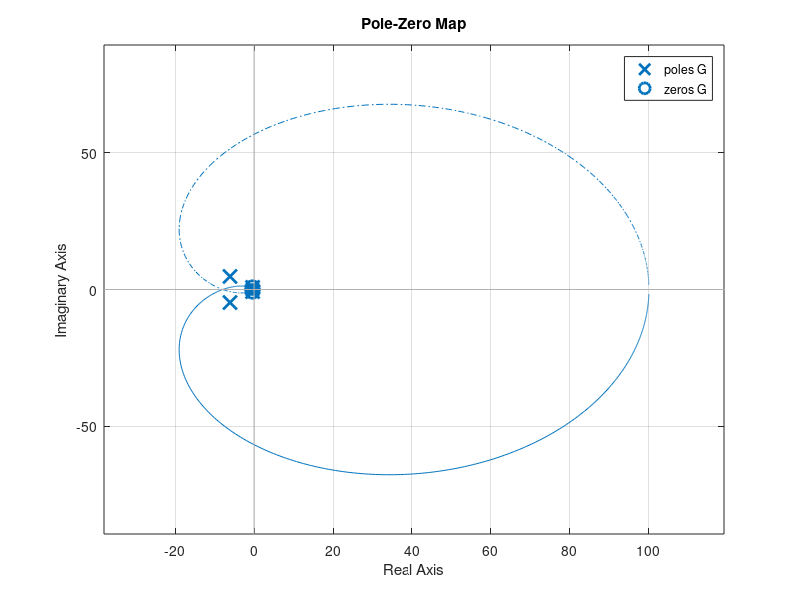
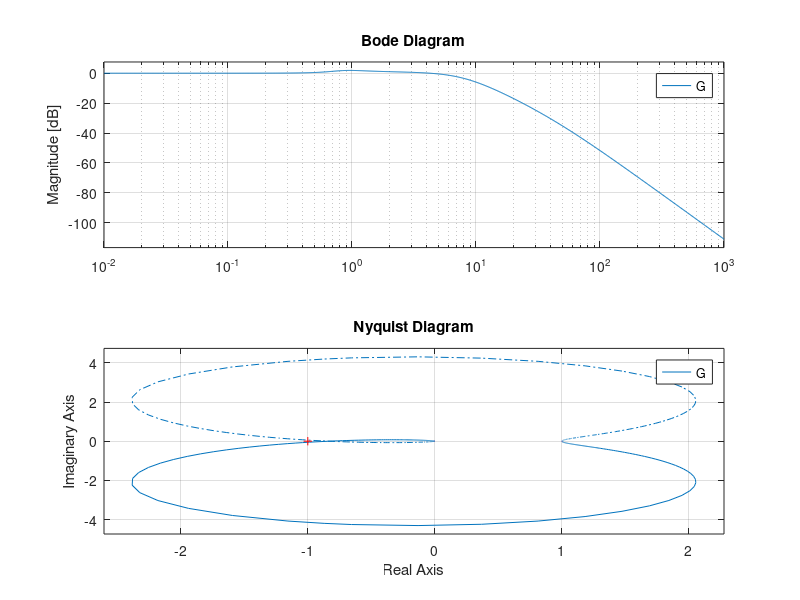
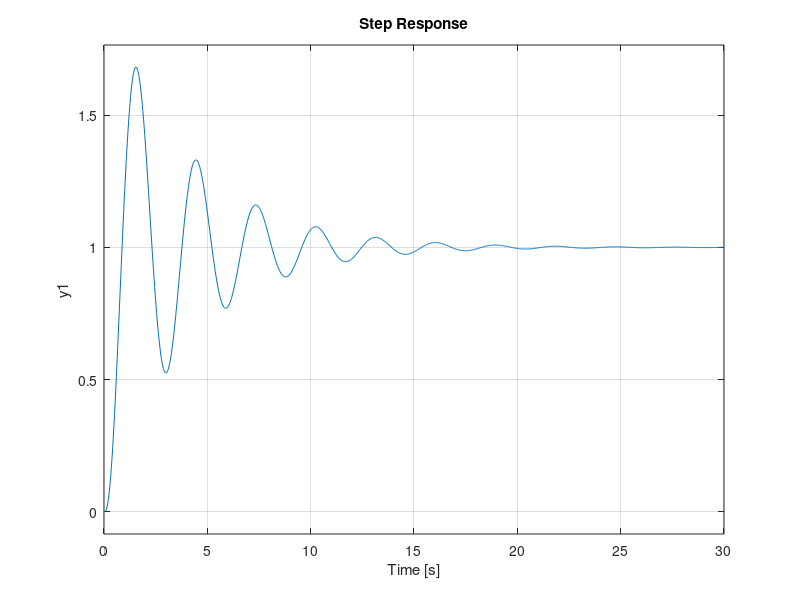
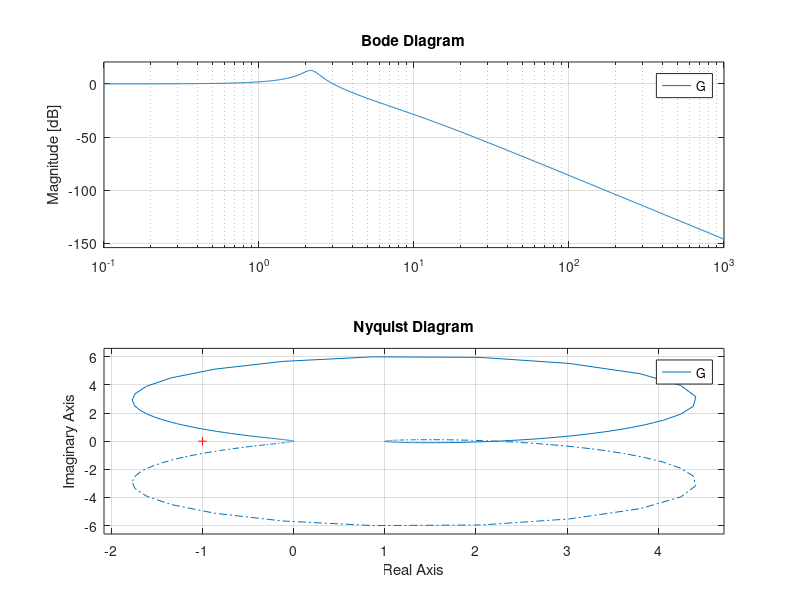

The MATLAB script that drew these images, in order:
%%
G=zpk([],[-1 -2 -5],[1000])
nyquist(G);
grid on;
%%
G1=tf([2812.5 2250 1800],[1 55.3 616.5 180 0 0])
G2=tf([1],[1])
G=feedback(G1,G2,-1)
pzmap(G)
grid on;
figure;
bode(G)
grid on;
[Gm,Pm,Wcg,Wcp]=margin(G)
%%
k=5;
Gzpk=zpk([],[0 -1 -10],[10*k])
H=tf([1],[1])
G=feedback(Gzpk,H,-1)
nyquist(G)
grid on;
figure;
step(G)
grid on;
figure;
bode(G)
grid on;
%%
%%
k=20;
Gzpk=zpk([],[0 -1 -10],[10*k])
H=tf([1],[1])
G=feedback(Gzpk,H,-1)
nyquist(G)
grid on;
figure;
step(G)
grid on;
figure;
bode(G)
grid on;
